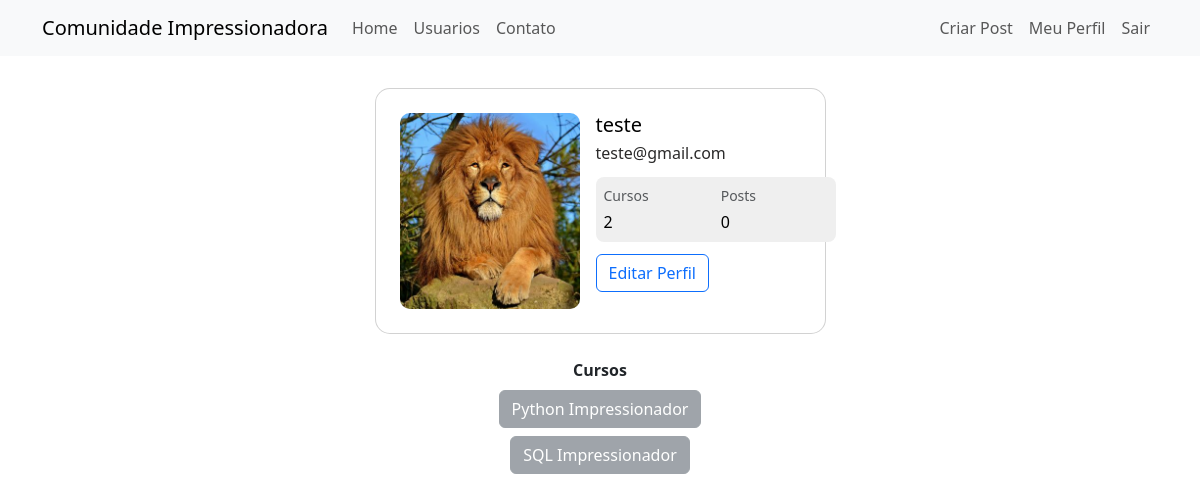
The page /perfil (signed in) on the database its author committed.
### comunidadeimpressionadora/models.py (models this page shows)
class Usuario(database.Model, UserMixin):
    id = database.Column(database.Integer, primary_key=True)
    username = database.Column(database.String, nullable=False, unique=True)
    email = database.Column(database.String, nullable=False, unique=True)
    senha = database.Column(database.String, nullable=False)
    foto_perfil = database.Column(database.String, default='default.jpg')
    posts = database.relationship('Post', backref='Autor', lazy=True)
    cursos = database.Column(database.String, nullable=False, default='Não Informado')

### comunidadeimpressionadora/routes.py (the view)
@app.route('/perfil')
@login_required
def perfil():
    foto_perfil = url_for('static', filename='fotos_perfil/{}'.format(current_user.foto_perfil))
    return render_template('perfil.html', foto_perfil=foto_perfil)

### comunidadeimpressionadora/models.py (called while the page is built)
@login_manager.user_loader
def load_usuario(id_usuario):
    return Usuario.query.get(int(id_usuario))

### comunidadeimpressionadora/templates/perfil.html (shortened to what this page needs)
{% extends 'base.html' %}
{% block body %}
    <div class="container py-4 mt-2 h-100">
        <div class="row d-flex justify-content-center align-items-start h-100">
            <div class="col col-md-9 col-lg-7 col-xl-5">
                <div class="card" style="border-radius: 15px;">
                    <div class="card-body p-4">
                        <div class="d-flex text-black">
                            <div class="flex-shrink-0">
                                <img src="{{ foto_perfil }}"
                                  alt="Generic placeholder image" class="img-fluid"
                                  style="width: 180px; border-radius: 10px;">
                            </div>
                            <div class="flex-grow-1 ms-3">
                                <h5 class="mb-1">{{ current_user.username }}</h5>
                                <p class="mb-2 pb-1" style="color: #2b2a2a;">{{ current_user.email }}</p>
                                <div class="d-flex justify-content-start rounded-3 p-2 mb-2"
                                    style="background-color: #efefef;">
                                    <div class="me-5 pe-4">
                                        <p class="small text-muted mb-1">Cursos</p>
                                        {% if 'Não Informado' in current_user.cursos %}
                                            <p class="mb-0">0</p>
                                        {% else %}
                                            <p class="mb-0">{{ current_user.cursos.count(';') + 1 }}</p>
                                        {% endif %}
                                    </div>
                                    <div class="me-5 pe-4">
                                        <p class="small text-muted mb-1">Posts</p>
                                        <p class="mb-0">0</p>
                                    </div>
                                </div>
                                <div class="d-flex pt-1">
                                    <a href="{{ url_for('editar_perfil') }}">
                                        <button type="button" class="btn btn-outline-primary me-1 flex-grow-1">Editar Perfil</button>
                                    </a>
                                </div>
                            </div>
                        </div>
                    </div>
                </div>
            </div>
        </div>
    </div>
<div class="row justify-content-center">
    <div class="col col-4" style="text-align: center">
        <strong>Cursos</strong><br>
        {% for curso in current_user.cursos.split(';') %}
            <button type="button" class="btn btn-secondary mt-2" disabled>{{ curso }}</button>
        {% endfor %}
    </div>
</div>
{% endblock %}

### rows shown on the page
Usuario: username "teste", email "teste@gmail.com", cursos "2"

### other values the page prints
{{ curso }} "Python Impressionador" "SQL Impressionador"
